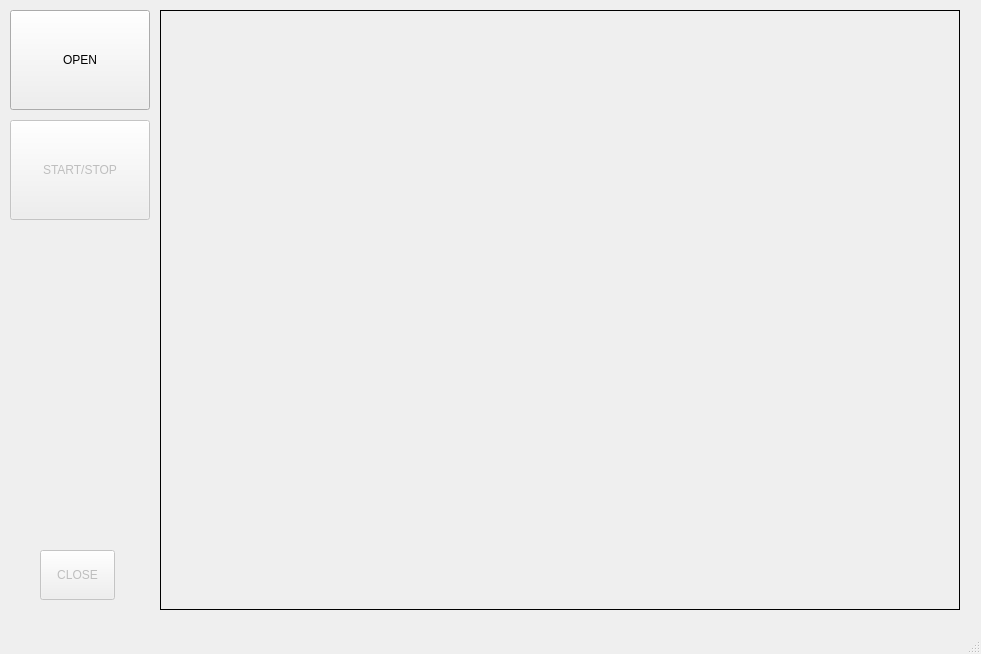
<?xml version="1.0" encoding="UTF-8"?>
<ui version="4.0">
 <class>V4L2_viewer</class>
 <widget class="QMainWindow" name="V4L2_viewer">
  <property name="geometry">
   <rect>
    <x>0</x>
    <y>0</y>
    <width>981</width>
    <height>654</height>
   </rect>
  </property>
  <property name="windowTitle">
   <string>V4L2_viewer</string>
  </property>
  <widget class="QWidget" name="centralwidget">
   <widget class="QLabel" name="CAMERA">
    <property name="geometry">
     <rect>
      <x>160</x>
      <y>10</y>
      <width>800</width>
      <height>600</height>
     </rect>
    </property>
    <property name="autoFillBackground">
     <bool>false</bool>
    </property>
    <property name="frameShape">
     <enum>QFrame::Box</enum>
    </property>
    <property name="text">
     <string/>
    </property>
   </widget>
   <widget class="QPushButton" name="START_STOP">
    <property name="enabled">
     <bool>false</bool>
    </property>
    <property name="geometry">
     <rect>
      <x>10</x>
      <y>120</y>
      <width>140</width>
      <height>100</height>
     </rect>
    </property>
    <property name="text">
     <string>START/STOP</string>
    </property>
   </widget>
   <widget class="QPushButton" name="OPEN">
    <property name="geometry">
     <rect>
      <x>10</x>
      <y>10</y>
      <width>140</width>
      <height>100</height>
     </rect>
    </property>
    <property name="text">
     <string>OPEN</string>
    </property>
   </widget>
   <widget class="QPushButton" name="CLOSE">
    <property name="enabled">
     <bool>false</bool>
    </property>
    <property name="geometry">
     <rect>
      <x>40</x>
      <y>550</y>
      <width>75</width>
      <height>50</height>
     </rect>
    </property>
    <property name="text">
     <string>CLOSE</string>
    </property>
   </widget>
  </widget>
  <widget class="QMenuBar" name="menubar">
   <property name="geometry">
    <rect>
     <x>0</x>
     <y>0</y>
     <width>981</width>
     <height>22</height>
    </rect>
   </property>
  </widget>
  <widget class="QStatusBar" name="statusbar"/>
 </widget>
 <resources/>
 <connections/>
</ui>
